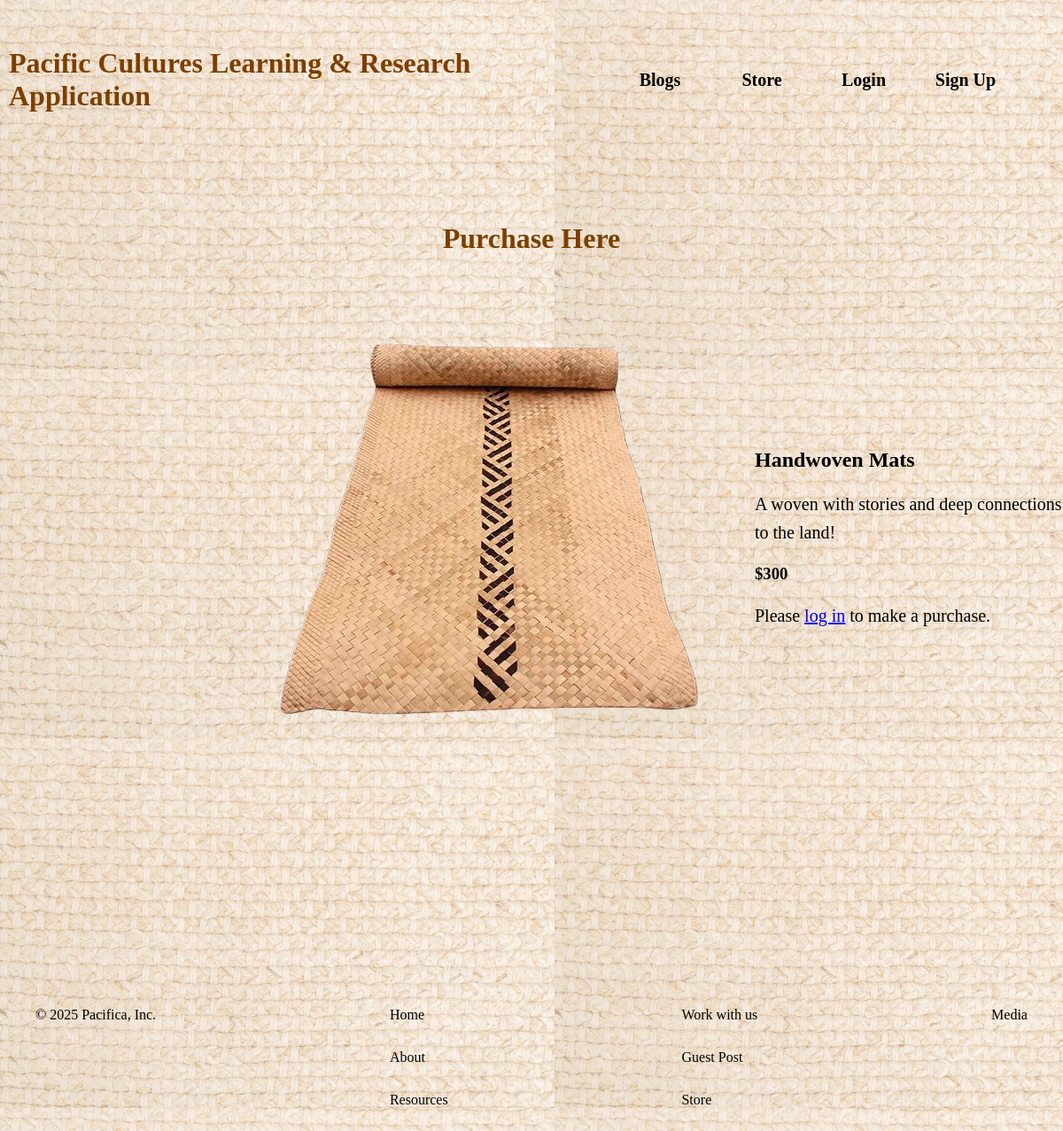
Page /products/purchase/4 on the committed database.
### products/models.py (models this page shows, shortened)
class Purchase(models.Model):
    name = models.CharField(max_length=100)
    description = models.TextField(null=True, blank=True)
    description_one = models.TextField(null=True, blank=True)
    image = models.ImageField(upload_to='dine_images/', null=True, blank=True)

### products/views.py (the view)
# urls.py: path('purchase/<int:pk>', PurchaseView.as_view(), name='buy_products'),
class PurchaseView(DetailView):
    model = Purchase
    template_name = "buy_product.html"

### products/templates/buy_product.html (shortened to what this page needs)
{% extends 'base.html' %}
{% block content %}
{% load static %}
<div class="home-container">
    <h1>Purchase Here</h1>
</div>
<div class="purchase-container">
    {% if purchase.image %}
        <img src="{{ purchase.image.url }}" alt="{{ purchase.name }} Image" class="purchase-image" />
    {% else %}
        <p>No image available</p>
    {% endif %}
    <div class="purchase-details">
        <h2>{{ purchase.name }}</h2>
        <p>{{ purchase.description }}</p>
        <h3>{{ purchase.description_one }}</h3>
        {% if user.is_authenticated %}
        <form>
            <div class="card">
                <input
                    type="text"
                    id="name"
                    name="name"
                    placeholder="Card Number"
                    required
                />
            </div>
            <div class="card">
                <input
                    type="text"
                    id="name"
                    name="name"
                    placeholder="Cardholder Name"
                    required
                />
            </div>
            <div class="card">
                <input
                    type="text"
                    id="name"
                    name="name"
                    placeholder="Expiry Date"
                    required
                />
            </div>
            <div class="card">
                <input
                    type="text"
                    id="name"
                    name="name"
                    placeholder="CVV Number"
                    required
                />
            </div>
        </form>
        <div class="purchase-button">
            <button>Purchase</button>
        </div>
        {% else %}
        <p>Please <a href="{% url 'login' %}">log in</a> to make a purchase.</p>
        {% endif %}
    </div>
</div>
{% endblock %}

### static/css/base.css (style rules this page uses)
html, body { box-sizing: border-box; margin: 0; padding: 0; }
body { position: relative; }
body::before { content: ''; position: absolute; top: 0; left: 0; right: 0; bottom: 0; background-image: url('/static/straw.jpg'); background-attachment: fixed; opacity: 0.5; z-index: -1; }
.home-container { text-align: center; }
.home-container h1 { position: relative; color: #7B3F00; font-family: 'Dancing Script', cursive; text-decoration: none; padding: 50px; }
.purchase-container { display: flex; gap: 50px; align-items: center; }
.purchase-image { height: auto; border-radius: 10px; margin-left: 300px; }
.purchase-details { flex: 1; }
.purchase-details p { font-size: 20px; line-height: 1.6; }

### rows in the picture
Purchase: image (picture), name "Handwoven Mats", description "A woven with stories and deep connections to the land!", description_one "$300"
